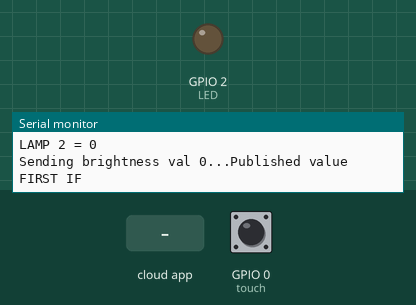
A sketch run on a simulated ESP8266 (NodeMCU). On the bench: output pins drawn as LEDs (lit = HIGH), the last lines printed to the serial monitor. The inputs (shaded band) are chosen by the test bench; at power-on: GPIO 0 (touch) HIGH. WiFi joins after 1.5 s; servers stay silent unless stated; no MQTT or app messages arrive unless stated.

Above: at 2.7 s.
2.8 s: GPIO 0 (touch) pulled LOW for 0.15 s
At 3.7 s:
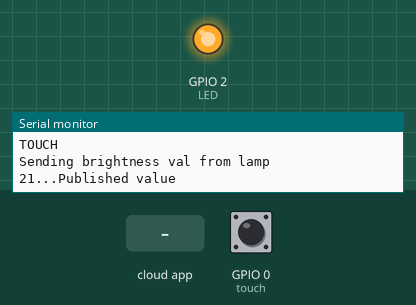
4.4 s: the phone or cloud app sets lamp_brightness to 0
At 4.8 s:
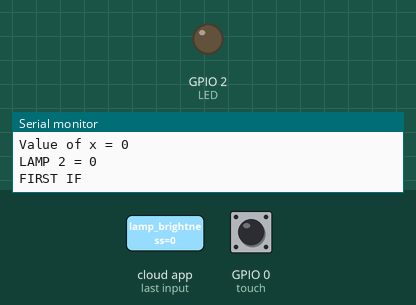
7.4 s: GPIO 0 (touch) pulled LOW for 1 s
At 8.2 s:
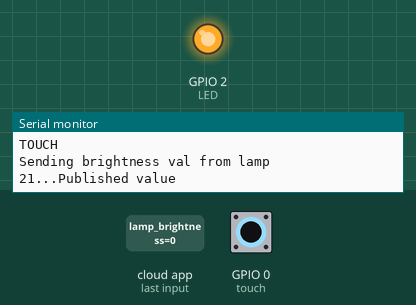
Timing chart, 0 to 10.4 s (numbered marks = the images above; inputs shaded):
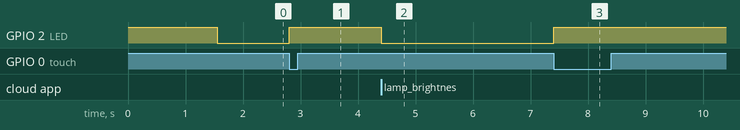

Measured:
- after the input at 2.8 s, GPIO 2 (LED): LOW → HIGH at once
- after the input at 4.4 s, GPIO 2 (LED): HIGH → LOW at once
- after the input at 7.4 s, GPIO 2 (LED): LOW → HIGH at once

The sketch:

Love_Pendants_Slave.ino
```cpp
#include <ESP8266WiFi.h>
#include "Adafruit_MQTT.h"
#include "Adafruit_MQTT_Client.h"

/************************* WiFi Access Point *********************************/

#define WLAN_SSID       "SSID_Name"
#define WLAN_PASS       "Pass"
bool one_time_only = 1;
/************************* Adafruit.io Setup *********************************/

#define AIO_SERVER      "io.adafruit.com"
#define AIO_SERVERPORT  1883                   // use 8883 for SSL
#define AIO_USERNAME    "AIO_USERNAME"
#define AIO_KEY         "AIO_KEY"

#define touch 0
#define LED 2
int x = 0;
bool touch_flag = 0;
bool mqtt_flag = 0;
bool one_time_flag = 1;
int lamp_1_master = 0;
int lamp_2_master = 0;
/************ Global State (you don't need to change this!) ******************/

// Create an ESP8266 WiFiClient class to connect to the MQTT server.
WiFiClient client;
// or... use WiFiFlientSecure for SSL
//WiFiClientSecure client;

// Setup the MQTT client class by passing in the WiFi client and MQTT server and login details.
Adafruit_MQTT_Client mqtt(&client, AIO_SERVER, AIO_SERVERPORT, AIO_USERNAME, AIO_KEY);

/****************************** Feeds ***************************************/

// Setup a feed called 'photocell' for publishing.
// Notice MQTT paths for AIO follow the form: <username>/feeds/<feedname>
Adafruit_MQTT_Publish lamp_brightness_pub = Adafruit_MQTT_Publish(&mqtt, AIO_USERNAME "/feeds/lamp_brightness"); //lamp_1_master
Adafruit_MQTT_Publish lamp_1_master_pub = Adafruit_MQTT_Publish(&mqtt, AIO_USERNAME "/feeds/lamp_1_master");
Adafruit_MQTT_Publish lamp_2_master_pub = Adafruit_MQTT_Publish(&mqtt, AIO_USERNAME "/feeds/lamp_2_master");
// Setup a feed called 'onoff' for subscribing to changes.
Adafruit_MQTT_Subscribe lamp_brightness_sub = Adafruit_MQTT_Subscribe(&mqtt, AIO_USERNAME "/feeds/lamp_brightness");
Adafruit_MQTT_Subscribe lamp_1_master_sub = Adafruit_MQTT_Subscribe(&mqtt, AIO_USERNAME "/feeds/lamp_1_master");
Adafruit_MQTT_Subscribe lamp_2_master_sub = Adafruit_MQTT_Subscribe(&mqtt, AIO_USERNAME "/feeds/lamp_2_master");

/*************************** Sketch Code ************************************/

// Bug workaround for Arduino 1.6.6, it seems to need a function declaration
// for some reason (only affects ESP8266, likely an arduino-builder bug).
void MQTT_connect();


void setup() {

  pinMode(touch, INPUT_PULLUP);
  pinMode(LED, OUTPUT);
  digitalWrite(LED,HIGH);
  Serial.begin(115200);

  Serial.println(F("Adafruit MQTT demo"));

  // Connect to WiFi access point.
  Serial.println(); Serial.println();
  Serial.print("Connecting to ");
  Serial.println(WLAN_SSID);

  WiFi.begin(WLAN_SSID, WLAN_PASS);
  while (WiFi.status() != WL_CONNECTED) {
    delay(500);
    Serial.print(".");
  }
  Serial.println();

  Serial.println("WiFi connected");
  Serial.println("IP address: "); Serial.println(WiFi.localIP());

  // Setup MQTT subscription for onoff feed.
  mqtt.subscribe(&lamp_brightness_sub);
   mqtt.subscribe(&lamp_1_master_sub);
  mqtt.subscribe(&lamp_2_master_sub);

}

void loop() {


  int brightness_value;
  int button_flag = 0;

  MQTT_connect();

if (one_time_only)
  {
    if (!lamp_1_master_pub.publish(0)) {
      Serial.println(F("Failed"));
    } else {
      Serial.println(F("LAMP 1 = 0"));
    }
    Adafruit_MQTT_Subscribe *subscription;
    while ((subscription = mqtt.readSubscription(1))) {
      Serial.println("FIRST READING");

      if (subscription == &lamp_1_master_sub) {
        Serial.print(F("Got: "));
        Serial.println((char *)lamp_1_master_sub.lastread);
        lamp_1_master = atoi((char *)lamp_1_master_sub.lastread);
      }
    }
    if (!lamp_2_master_pub.publish(0)) {
      Serial.println(F("Failed"));
    } else {
      Serial.println(F("LAMP 2 = 0"));
    }

    while ((subscription = mqtt.readSubscription(1))) {
      Serial.println("SECOND READING");

      if (subscription == &lamp_2_master_sub) {
        Serial.print(F("Got: "));
        Serial.println((char *)lamp_2_master_sub.lastread);
        lamp_2_master = atoi((char *)lamp_2_master_sub.lastread);
      }
    }
    Serial.print(F("\nSending brightness val "));
        Serial.print(x);
        Serial.print("...");
        if (! lamp_brightness_pub.publish(x)) {
          Serial.println(F("Failed"));
        } else {
          Serial.println(F("Published value"));
        }
        digitalWrite(LED, x);
    one_time_only = 0;
  }
  if (lamp_1_master == 0 && lamp_2_master == 0)
  {
    Serial.println("FIRST IF");
    while (digitalRead(touch) == HIGH)
    {
      delay(10);

      if(digitalRead(touch) == HIGH)
      {

      }

     else
      {
         lamp_2_master = 1;
        if (!lamp_2_master_pub.publish(1)) {
          Serial.println(F("Failed"));
        } else {
          Serial.println(F("LAMP 2 = 1"));
        }
        Serial.println("lamp_2_master");
        break;
      }

      Adafruit_MQTT_Subscribe *subscription;
      while ((subscription = mqtt.readSubscription(1))) {
    Serial.println("FIRST READING");

    if (subscription == &lamp_1_master_sub) {
      Serial.print(F("Got: "));
      Serial.println((char *)lamp_1_master_sub.lastread);
      lamp_1_master = atoi((char *)lamp_1_master_sub.lastread);
    }
  }

  if(lamp_1_master == 1)
  break;
    }
  }

 if (lamp_1_master == 0 && lamp_2_master == 1 && button_flag == 0)
  {
    // Serial.println("SECOND IF");
repeat:
    // Serial.println(analogRead(touch));
    if (digitalRead(touch) == LOW)
    {
      Serial.println("TOUCH");
      button_flag = 1;

        x = 1;
      digitalWrite(LED, x);
      delay(200);
    }
    /*
    while (counter_flag < 5000)
    {

      if (digitalRead(touch) ==LOW && counter_flag < 5000)
      {
        delay(1);
        break;
      }
      else if (digitalRead(touch)==HIGH && counter_flag > 5000)      {

        delay(1);
        break;
      }
      else
      {
        counter_flag++;
        delay(1);
        goto repeat;
      }

    }
    */

    if (button_flag)
    {

        Serial.print(F("\nSending brightness val from lamp 2"));
        Serial.print(x);
        Serial.print("...");
        if (! lamp_brightness_pub.publish(x)) {
          Serial.println(F("Failed"));
        } else {
          Serial.println(F("Published value"));
        }
  }
  }
  if (lamp_1_master == 0 && lamp_2_master == 1 && button_flag == 1)
  {
  while(lamp_2_master != 0){
     Adafruit_MQTT_Subscribe *subscription;
      while ((subscription = mqtt.readSubscription(1))) {
        Serial.println("mqtt");
        if (subscription == &lamp_brightness_sub) {
          Serial.print(F("Got: "));
          Serial.println((char *)lamp_brightness_sub.lastread);
          x = atoi((char *)lamp_brightness_sub.lastread);
          digitalWrite(LED, x);
          Serial.print("Value of x = "); Serial.println(x);
        }
      }
      if(x == 0)
      {
        button_flag = 0;
         if (!lamp_2_master_pub.publish(x)) {
        Serial.println(F("Failed"));
      } else {
        Serial.println(F("LAMP 2 = 0"));
      }
      lamp_2_master = 0;
      }
  }
  }

   if (lamp_1_master == 1)
  {

    while (digitalRead(touch) ==HIGH)
    {
      Adafruit_MQTT_Subscribe *subscription;
      while ((subscription = mqtt.readSubscription(1))) {
        Serial.println("mqtt");
        if (subscription == &lamp_brightness_sub) {
          Serial.print(F("Got: "));
          Serial.println((char *)lamp_brightness_sub.lastread);
          x = atoi((char *)lamp_brightness_sub.lastread);
          digitalWrite(LED, x);
          Serial.print("Value of x = "); Serial.println(x);
        }
      }
    }
    Serial.println("TOUCH");
    touch_flag = 1;
    x = 0;
    digitalWrite(LED, x);
    Serial.print(F("\nSending brightness val from lamp 1"));
    Serial.print(x);
    Serial.print("...");
    if (! lamp_brightness_pub.publish(x)) {
      Serial.println(F("Failed"));
    } else {
      Serial.println(F("brightness = 0"));
    }
    if (!lamp_1_master_pub.publish(x)) {
      Serial.println(F("Failed"));
    } else {
      Serial.println(F("LAMP 1 = 0"));
    }
    lamp_1_master = 0;
    if (!lamp_2_master_pub.publish(x)) {
      Serial.println(F("Failed"));
    } else {
      Serial.println(F("LAMP 2 = 0"));
    }
    lamp_2_master = 0;
    button_flag = 0;

  }
/*
    Serial.println(analogRead(touch));
    while (analogRead(touch) < 850)
    {
      Serial.println("GO ON");
      delay(1);

    }

    Serial.println("TOUCH");
    touch_flag = 1;
    x = 0;
    analogWrite(LED, x);


    Serial.print(F("\nSending brightness val from lamp 1"));
    Serial.print(x);
    Serial.print("...");
    if (! lamp_brightness_pub.publish(x)) {
      Serial.println(F("Failed"));
    } else {
      Serial.println(F("brightness = 0"));
    }
    if (!lamp_1_master_pub.publish(x)) {
      Serial.println(F("Failed"));
    } else {
      Serial.println(F("LAMP 1 = 0"));
    }
    lamp_1_master = 0;
    if (!lamp_2_master_pub.publish(x)) {
      Serial.println(F("Failed"));
    } else {
      Serial.println(F("LAMP 2 = 0"));
    }
    lamp_2_master = 0;
  }
*/


 // delay(500);

if(! mqtt.ping()) {
    mqtt.disconnect();
  }

  // put your main code here, to run repeatedly:

}
void MQTT_connect() {
  int8_t ret;

  // Stop if already connected.
  if (mqtt.connected()) {
    return;
  }

  Serial.print("Connecting to MQTT... ");

  uint8_t retries = 3;
  while ((ret = mqtt.connect()) != 0) { // connect will return 0 for connected
    Serial.println(mqtt.connectErrorString(ret));
    Serial.println("Retrying MQTT connection in 5 seconds...");
    mqtt.disconnect();
    delay(5000);  // wait 5 seconds
    retries--;
    if (retries == 0) {
      // basically die and wait for WDT to reset me
      while (1);
    }
  }
  Serial.println("MQTT Connected!");
  digitalWrite(LED,LOW);
}
```
